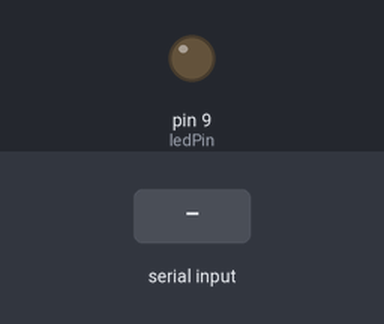
A sketch run on a simulated Arduino Uno, built with avr-gcc and run on an emulated ATmega328P. On the bench: output pins drawn as LEDs (lit = HIGH). Inputs (shaded band) come from the test bench.

Above: at 1.2 s.
1.3 s: "1" received over Serial
At 2.1 s:
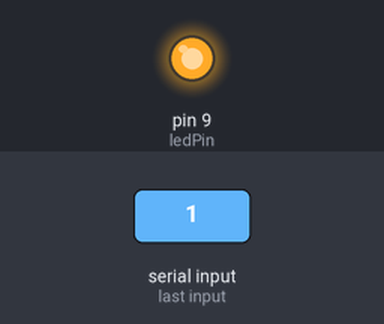
2.8 s: "0" received over Serial
At 3.2 s:
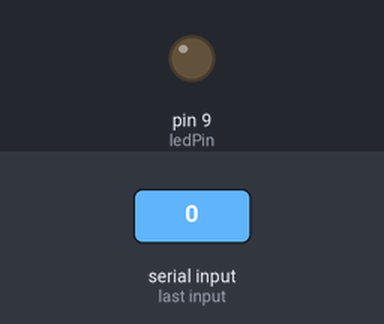
Timing chart, 0 to 5.8 s (numbered marks = the images above; inputs shaded):
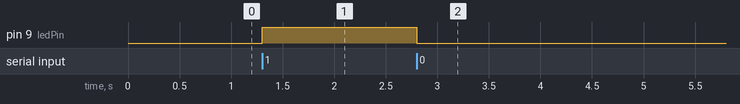

The sketch:

dneme.ino
```cpp
int ledPin = 9;
void setup() {
  // put your setup code here, to run once:
  pinMode(ledPin, OUTPUT);
  Serial.begin(9600);
}

void loop() {
  // put your main code here, to run repeatedly:
  if(Serial.available() > 0){
    char ledPinState = Serial.read();
    if(ledPinState == '1'){
      digitalWrite(ledPin, HIGH);
      }
    if(ledPinState == '0'){
      digitalWrite(ledPin, LOW);
      }
    }

}
```

Measured:
- after the input at 1.3 s, pin 9 (ledPin): LOW → HIGH at once
- after the input at 2.8 s, pin 9 (ledPin): HIGH → LOW at once
